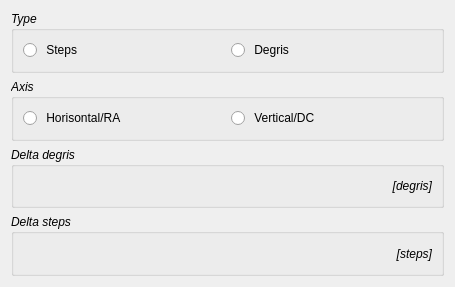
<?xml version="1.0" encoding="UTF-8"?>
<ui version="4.0">
 <class>tlinsWPilotHVDelta</class>
 <widget class="QWidget" name="tlinsWPilotHVDelta">
  <property name="geometry">
   <rect>
    <x>0</x>
    <y>0</y>
    <width>455</width>
    <height>287</height>
   </rect>
  </property>
  <property name="windowTitle">
   <string>Form</string>
  </property>
  <layout class="QVBoxLayout" name="verticalLayout">
   <item>
    <widget class="QGroupBox" name="groupBox">
     <property name="font">
      <font>
       <italic>true</italic>
      </font>
     </property>
     <property name="title">
      <string>Type</string>
     </property>
     <layout class="QHBoxLayout" name="horizontalLayout">
      <item>
       <widget class="QRadioButton" name="radioTypeSteps">
        <property name="font">
         <font>
          <italic>false</italic>
         </font>
        </property>
        <property name="text">
         <string> Steps</string>
        </property>
       </widget>
      </item>
      <item>
       <widget class="QRadioButton" name="radioTypeDegris">
        <property name="font">
         <font>
          <italic>false</italic>
         </font>
        </property>
        <property name="text">
         <string> Degris</string>
        </property>
       </widget>
      </item>
     </layout>
    </widget>
   </item>
   <item>
    <widget class="QGroupBox" name="groupBox_4">
     <property name="font">
      <font>
       <italic>true</italic>
      </font>
     </property>
     <property name="title">
      <string>Axis</string>
     </property>
     <layout class="QHBoxLayout" name="horizontalLayout_2">
      <item>
       <widget class="QRadioButton" name="radioAxisHorisontal">
        <property name="font">
         <font>
          <italic>false</italic>
         </font>
        </property>
        <property name="text">
         <string> Horisontal/RA</string>
        </property>
       </widget>
      </item>
      <item>
       <widget class="QRadioButton" name="radioAxisVertical">
        <property name="font">
         <font>
          <italic>false</italic>
         </font>
        </property>
        <property name="text">
         <string> Vertical/DC</string>
        </property>
       </widget>
      </item>
     </layout>
    </widget>
   </item>
   <item>
    <widget class="QGroupBox" name="groupDegris">
     <property name="font">
      <font>
       <italic>true</italic>
      </font>
     </property>
     <property name="title">
      <string>Delta degris</string>
     </property>
     <layout class="QHBoxLayout" name="horizontalLayout_3">
      <item>
       <widget class="tlinsWCoordinateDegris" name="deltaDegris" native="true">
        <property name="font">
         <font>
          <italic>false</italic>
         </font>
        </property>
       </widget>
      </item>
      <item>
       <widget class="QLabel" name="label">
        <property name="font">
         <font>
          <italic>true</italic>
         </font>
        </property>
        <property name="text">
         <string>[degris]</string>
        </property>
        <property name="alignment">
         <set>Qt::AlignRight|Qt::AlignTrailing|Qt::AlignVCenter</set>
        </property>
       </widget>
      </item>
     </layout>
    </widget>
   </item>
   <item>
    <widget class="QGroupBox" name="groupSteps">
     <property name="font">
      <font>
       <italic>true</italic>
      </font>
     </property>
     <property name="title">
      <string>Delta steps</string>
     </property>
     <layout class="QHBoxLayout" name="horizontalLayout_4">
      <item>
       <widget class="tlinsWDecimalValue" name="deltaSteps" native="true">
        <property name="font">
         <font>
          <italic>false</italic>
         </font>
        </property>
       </widget>
      </item>
      <item>
       <widget class="QLabel" name="label_2">
        <property name="font">
         <font>
          <italic>true</italic>
         </font>
        </property>
        <property name="text">
         <string>[steps]</string>
        </property>
        <property name="alignment">
         <set>Qt::AlignRight|Qt::AlignTrailing|Qt::AlignVCenter</set>
        </property>
       </widget>
      </item>
     </layout>
    </widget>
   </item>
  </layout>
 </widget>
 <customwidgets>
  <customwidget>
   <class>tlinsWCoordinateDegris</class>
   <extends>QWidget</extends>
   <header>tlinswcoordinatedegris.h</header>
   <container>1</container>
  </customwidget>
  <customwidget>
   <class>tlinsWDecimalValue</class>
   <extends>QWidget</extends>
   <header>tlinswdecimalvalue.h</header>
   <container>1</container>
  </customwidget>
 </customwidgets>
 <resources/>
 <connections>
  <connection>
   <sender>radioTypeDegris</sender>
   <signal>clicked()</signal>
   <receiver>tlinsWPilotHVDelta</receiver>
   <slot>degrisSelected()</slot>
   <hints>
    <hint type="sourcelabel">
     <x>276</x>
     <y>59</y>
    </hint>
    <hint type="destinationlabel">
     <x>454</x>
     <y>88</y>
    </hint>
   </hints>
  </connection>
  <connection>
   <sender>radioTypeSteps</sender>
   <signal>clicked()</signal>
   <receiver>tlinsWPilotHVDelta</receiver>
   <slot>stepsSelected()</slot>
   <hints>
    <hint type="sourcelabel">
     <x>56</x>
     <y>59</y>
    </hint>
    <hint type="destinationlabel">
     <x>454</x>
     <y>160</y>
    </hint>
   </hints>
  </connection>
  <connection>
   <sender>radioAxisHorisontal</sender>
   <signal>clicked()</signal>
   <receiver>tlinsWPilotHVDelta</receiver>
   <slot>hSelected()</slot>
   <hints>
    <hint type="sourcelabel">
     <x>47</x>
     <y>126</y>
    </hint>
    <hint type="destinationlabel">
     <x>607</x>
     <y>126</y>
    </hint>
   </hints>
  </connection>
  <connection>
   <sender>radioAxisVertical</sender>
   <signal>clicked()</signal>
   <receiver>tlinsWPilotHVDelta</receiver>
   <slot>vSelected()</slot>
   <hints>
    <hint type="sourcelabel">
     <x>309</x>
     <y>129</y>
    </hint>
    <hint type="destinationlabel">
     <x>755</x>
     <y>137</y>
    </hint>
   </hints>
  </connection>
 </connections>
 <slots>
  <slot>degrisSelected()</slot>
  <slot>stepsSelected()</slot>
  <slot>astroSelected()</slot>
  <slot>hSelected()</slot>
  <slot>vSelected()</slot>
 </slots>
</ui>
